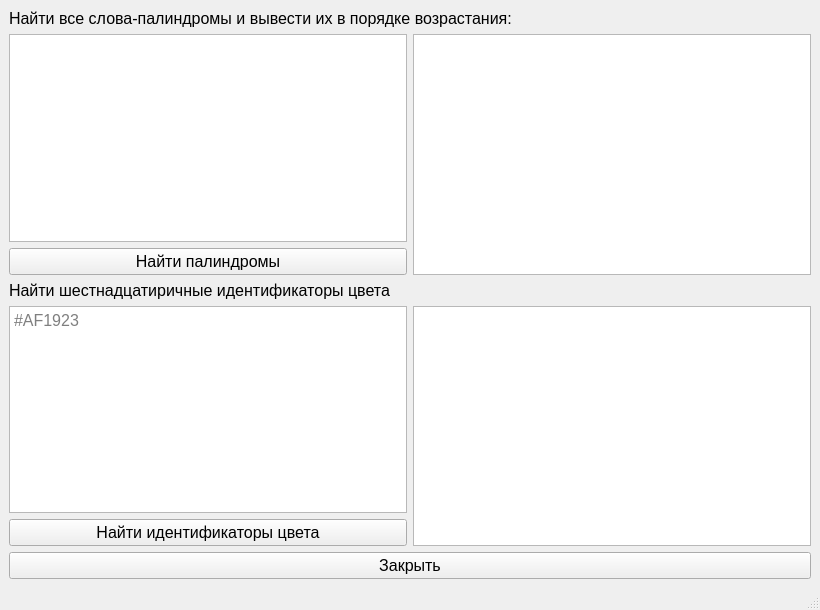
<?xml version="1.0" encoding="UTF-8"?>
<ui version="4.0">
 <class>MainWindow</class>
 <widget class="QMainWindow" name="MainWindow">
  <property name="geometry">
   <rect>
    <x>0</x>
    <y>0</y>
    <width>820</width>
    <height>610</height>
   </rect>
  </property>
  <property name="windowTitle">
   <string>Строки</string>
  </property>
  <widget class="QWidget" name="centralwidget">
   <layout class="QVBoxLayout" name="verticalLayout_3">
    <item>
     <widget class="QLabel" name="label">
      <property name="font">
       <font>
        <pointsize>12</pointsize>
       </font>
      </property>
      <property name="text">
       <string>Найти все слова-палиндромы и вывести их в порядке возрастания:</string>
      </property>
     </widget>
    </item>
    <item>
     <layout class="QHBoxLayout" name="horizontalLayout">
      <item>
       <layout class="QVBoxLayout" name="verticalLayout">
        <item>
         <widget class="QTextEdit" name="text_Pal">
          <property name="font">
           <font>
            <pointsize>12</pointsize>
           </font>
          </property>
         </widget>
        </item>
        <item>
         <widget class="QPushButton" name="Button_Palindrom">
          <property name="font">
           <font>
            <pointsize>12</pointsize>
           </font>
          </property>
          <property name="text">
           <string>Найти палиндромы</string>
          </property>
         </widget>
        </item>
       </layout>
      </item>
      <item>
       <widget class="QTextBrowser" name="palindr_Browser">
        <property name="font">
         <font>
          <pointsize>12</pointsize>
         </font>
        </property>
       </widget>
      </item>
     </layout>
    </item>
    <item>
     <widget class="QLabel" name="label_2">
      <property name="font">
       <font>
        <pointsize>12</pointsize>
       </font>
      </property>
      <property name="text">
       <string>Найти шестнадцатиричные идентификаторы цвета</string>
      </property>
     </widget>
    </item>
    <item>
     <layout class="QHBoxLayout" name="horizontalLayout_2">
      <item>
       <layout class="QVBoxLayout" name="verticalLayout_2">
        <item>
         <widget class="QTextEdit" name="text_Color">
          <property name="font">
           <font>
            <pointsize>12</pointsize>
           </font>
          </property>
          <property name="placeholderText">
           <string>#AF1923</string>
          </property>
         </widget>
        </item>
        <item>
         <widget class="QPushButton" name="Button_Color">
          <property name="font">
           <font>
            <pointsize>12</pointsize>
           </font>
          </property>
          <property name="text">
           <string>Найти идентификаторы цвета</string>
          </property>
         </widget>
        </item>
       </layout>
      </item>
      <item>
       <widget class="QTextBrowser" name="color_Browser">
        <property name="font">
         <font>
          <pointsize>12</pointsize>
         </font>
        </property>
       </widget>
      </item>
     </layout>
    </item>
    <item>
     <widget class="QPushButton" name="pushButton_3">
      <property name="font">
       <font>
        <pointsize>12</pointsize>
       </font>
      </property>
      <property name="text">
       <string>Закрыть</string>
      </property>
     </widget>
    </item>
   </layout>
  </widget>
  <widget class="QMenuBar" name="menubar">
   <property name="geometry">
    <rect>
     <x>0</x>
     <y>0</y>
     <width>820</width>
     <height>25</height>
    </rect>
   </property>
  </widget>
  <widget class="QStatusBar" name="statusbar"/>
 </widget>
 <resources/>
 <connections>
  <connection>
   <sender>pushButton_3</sender>
   <signal>clicked()</signal>
   <receiver>MainWindow</receiver>
   <slot>close()</slot>
   <hints>
    <hint type="sourcelabel">
     <x>426</x>
     <y>562</y>
    </hint>
    <hint type="destinationlabel">
     <x>499</x>
     <y>655</y>
    </hint>
   </hints>
  </connection>
 </connections>
</ui>
